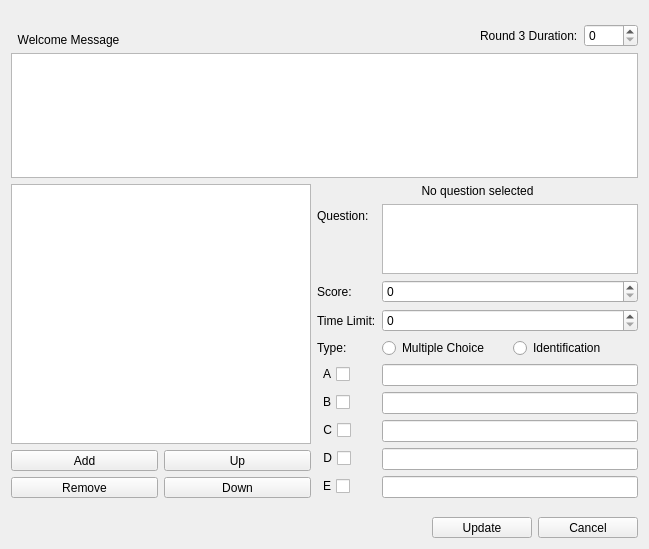
      <widget class="QWidget" name="thirdRound">
       <attribute name="title">
        <string>Round 3</string>
       </attribute>
       <layout class="QVBoxLayout" name="verticalLayout_8">
        <item>
         <spacer name="verticalSpacer_12">
          <property name="orientation">
           <enum>Qt::Vertical</enum>
          </property>
          <property name="sizeHint" stdset="0">
           <size>
            <width>20</width>
            <height>13</height>
           </size>
          </property>
         </spacer>
        </item>
        <item>
         <layout class="QHBoxLayout" name="horizontalLayout_12">
          <item>
           <widget class="QLabel" name="label_17">
            <property name="sizePolicy">
             <sizepolicy hsizetype="Expanding" vsizetype="Preferred">
              <horstretch>0</horstretch>
              <verstretch>0</verstretch>
             </sizepolicy>
            </property>
            <property name="text">
             <string>  Welcome Message</string>
            </property>
            <property name="alignment">
             <set>Qt::AlignBottom|Qt::AlignLeading|Qt::AlignLeft</set>
            </property>
           </widget>
          </item>
          <item>
           <layout class="QFormLayout" name="formLayout_6">
            <item row="0" column="0">
             <widget class="QLabel" name="label_18">
              <property name="text">
               <string>Round 3 Duration:</string>
              </property>
             </widget>
            </item>
            <item row="0" column="1">
             <widget class="QSpinBox" name="duration_r3">
              <property name="maximum">
               <number>3600</number>
              </property>
             </widget>
            </item>
           </layout>
          </item>
         </layout>
        </item>
        <item>
         <widget class="QPlainTextEdit" name="welcome_r3">
          <property name="minimumSize">
           <size>
            <width>0</width>
            <height>125</height>
           </size>
          </property>
          <property name="maximumSize">
           <size>
            <width>16777215</width>
            <height>125</height>
           </size>
          </property>
         </widget>
        </item>
        <item>
         <layout class="QHBoxLayout" name="horizontalLayout_2">
          <item>
           <layout class="QVBoxLayout" name="verticalLayout_3">
            <item>
             <widget class="QListView" name="list_r3">
              <property name="minimumSize">
               <size>
                <width>300</width>
                <height>0</height>
               </size>
              </property>
              <property name="maximumSize">
               <size>
                <width>300</width>
                <height>16777215</height>
               </size>
              </property>
             </widget>
            </item>
            <item>
             <layout class="QGridLayout" name="gridLayout_6">
              <item row="0" column="0">
               <widget class="QToolButton" name="button_add_r3">
                <property name="sizePolicy">
                 <sizepolicy hsizetype="Expanding" vsizetype="Fixed">
                  <horstretch>0</horstretch>
                  <verstretch>0</verstretch>
                 </sizepolicy>
                </property>
                <property name="maximumSize">
                 <size>
                  <width>150</width>
                  <height>16777215</height>
                 </size>
                </property>
                <property name="text">
                 <string>Add</string>
                </property>
               </widget>
              </item>
              <item row="0" column="1">
               <widget class="QToolButton" name="button_up_r3">
                <property name="sizePolicy">
                 <sizepolicy hsizetype="Expanding" vsizetype="Fixed">
                  <horstretch>0</horstretch>
                  <verstretch>0</verstretch>
                 </sizepolicy>
                </property>
                <property name="maximumSize">
                 <size>
                  <width>150</width>
                  <height>16777215</height>
                 </size>
                </property>
                <property name="text">
                 <string>Up</string>
                </property>
               </widget>
              </item>
              <item row="1" column="1">
               <widget class="QToolButton" name="button_down_r3">
                <property name="sizePolicy">
                 <sizepolicy hsizetype="Expanding" vsizetype="Fixed">
                  <horstretch>0</horstretch>
                  <verstretch>0</verstretch>
                 </sizepolicy>
                </property>
                <property name="maximumSize">
                 <size>
                  <width>150</width>
                  <height>16777215</height>
                 </size>
                </property>
                <property name="text">
                 <string>Down</string>
                </property>
               </widget>
              </item>
              <item row="1" column="0">
               <widget class="QToolButton" name="button_remove_r3">
                <property name="sizePolicy">
                 <sizepolicy hsizetype="Expanding" vsizetype="Fixed">
                  <horstretch>0</horstretch>
                  <verstretch>0</verstretch>
                 </sizepolicy>
                </property>
                <property name="maximumSize">
                 <size>
                  <width>150</width>
                  <height>16777215</height>
                 </size>
                </property>
                <property name="text">
                 <string>Remove</string>
                </property>
               </widget>
              </item>
             </layout>
            </item>
           </layout>
          </item>
          <item>
           <layout class="QVBoxLayout" name="verticalLayout_7">
            <item>
             <widget class="QLabel" name="question_r3_num">
              <property name="text">
               <string>No question selected</string>
              </property>
              <property name="alignment">
               <set>Qt::AlignCenter</set>
              </property>
             </widget>
            </item>
            <item>
             <layout class="QFormLayout" name="formLayout_3">
              <item row="0" column="0">
               <widget class="QLabel" name="label_3">
                <property name="text">
                 <string>Question:</string>
                </property>
                <property name="buddy">
                 <cstring>question_r3_text</cstring>
                </property>
               </widget>
              </item>
              <item row="0" column="1">
               <widget class="QPlainTextEdit" name="question_r3_text">
                <property name="maximumSize">
                 <size>
                  <width>16777215</width>
                  <height>70</height>
                 </size>
                </property>
               </widget>
              </item>
              <item row="1" column="0">
               <widget class="QLabel" name="label_9">
                <property name="text">
                 <string>Score:</string>
                </property>
                <property name="buddy">
                 <cstring>question_r3_score</cstring>
                </property>
               </widget>
              </item>
              <item row="1" column="1">
               <widget class="QSpinBox" name="question_r3_score">
                <property name="sizePolicy">
                 <sizepolicy hsizetype="Expanding" vsizetype="Fixed">
                  <horstretch>0</horstretch>
                  <verstretch>0</verstretch>
                 </sizepolicy>
                </property>
                <property name="maximum">
                 <number>10</number>
                </property>
               </widget>
              </item>
              <item row="2" column="0">
               <widget class="QLabel" name="label_4">
                <property name="text">
                 <string>Time Limit:</string>
                </property>
                <property name="buddy">
                 <cstring>question_r3_time</cstring>
                </property>
               </widget>
              </item>
              <item row="2" column="1">
               <widget class="QSpinBox" name="question_r3_time">
                <property name="sizePolicy">
                 <sizepolicy hsizetype="Expanding" vsizetype="Maximum">
                  <horstretch>0</horstretch>
                  <verstretch>0</verstretch>
                 </sizepolicy>
                </property>
                <property name="maximum">
                 <number>300</number>
                </property>
               </widget>
              </item>
              <item row="3" column="0">
               <widget class="QLabel" name="label_11">
                <property name="text">
                 <string>Type:</string>
                </property>
                <property name="buddy">
                 <cstring>question_r3_time</cstring>
                </property>
               </widget>
              </item>
              <item row="3" column="1">
               <layout class="QHBoxLayout" name="horizontalLayout">
                <item>
                 <widget class="QRadioButton" name="multi_r3">
                  <property name="sizePolicy">
                   <sizepolicy hsizetype="Expanding" vsizetype="Fixed">
                    <horstretch>0</horstretch>
                    <verstretch>0</verstretch>
                   </sizepolicy>
                  </property>
                  <property name="text">
                   <string>Multiple Choice</string>
                  </property>
                 </widget>
                </item>
                <item>
                 <widget class="QRadioButton" name="iden_r3">
                  <property name="sizePolicy">
                   <sizepolicy hsizetype="Expanding" vsizetype="Fixed">
                    <horstretch>0</horstretch>
                    <verstretch>0</verstretch>
                   </sizepolicy>
                  </property>
                  <property name="text">
                   <string>Identification</string>
                  </property>
                 </widget>
                </item>
               </layout>
              </item>
              <item row="4" column="0">
               <widget class="QCheckBox" name="question_r3_ans_a">
                <property name="layoutDirection">
                 <enum>Qt::RightToLeft</enum>
                </property>
                <property name="text">
                 <string>A</string>
                </property>
               </widget>
              </item>
              <item row="4" column="1">
               <widget class="QLineEdit" name="question_r3_a"/>
              </item>
              <item row="5" column="0">
               <widget class="QCheckBox" name="question_r3_ans_b">
                <property name="layoutDirection">
                 <enum>Qt::RightToLeft</enum>
                </property>
                <property name="text">
                 <string>B</string>
                </property>
               </widget>
              </item>
              <item row="5" column="1">
               <widget class="QLineEdit" name="question_r3_b"/>
              </item>
              <item row="6" column="0">
               <widget class="QCheckBox" name="question_r3_ans_c">
                <property name="layoutDirection">
                 <enum>Qt::RightToLeft</enum>
                </property>
                <property name="text">
                 <string>C</string>
                </property>
               </widget>
              </item>
              <item row="6" column="1">
               <widget class="QLineEdit" name="question_r3_c"/>
              </item>
              <item row="7" column="0">
               <widget class="QCheckBox" name="question_r3_ans_d">
                <property name="layoutDirection">
                 <enum>Qt::RightToLeft</enum>
                </property>
                <property name="text">
                 <string>D</string>
                </property>
               </widget>
              </item>
              <item row="7" column="1">
               <widget class="QLineEdit" name="question_r3_d"/>
              </item>
              <item row="8" column="0">
               <widget class="QCheckBox" name="question_r3_ans_e">
                <property name="layoutDirection">
                 <enum>Qt::RightToLeft</enum>
                </property>
                <property name="text">
                 <string>E</string>
                </property>
               </widget>
              </item>
              <item row="8" column="1">
               <widget class="QLineEdit" name="question_r3_e"/>
              </item>
             </layout>
            </item>
           </layout>
          </item>
         </layout>
        </item>
        <item>
         <spacer name="verticalSpacer_5">
          <property name="orientation">
           <enum>Qt::Vertical</enum>
          </property>
          <property name="sizeHint" stdset="0">
           <size>
            <width>20</width>
            <height>13</height>
           </size>
          </property>
         </spacer>
        </item>
        <item>
         <layout class="QHBoxLayout" name="horizontalLayout_5">
          <item>
           <spacer name="horizontalSpacer_3">
            <property name="orientation">
             <enum>Qt::Horizontal</enum>
            </property>
            <property name="sizeHint" stdset="0">
             <size>
              <width>40</width>
              <height>20</height>
             </size>
            </property>
           </spacer>
          </item>
          <item>
           <widget class="QToolButton" name="button_update_r3">
            <property name="minimumSize">
             <size>
              <width>100</width>
              <height>0</height>
             </size>
            </property>
            <property name="layoutDirection">
             <enum>Qt::RightToLeft</enum>
            </property>
            <property name="text">
             <string>Update</string>
            </property>
           </widget>
          </item>
          <item>
           <widget class="QToolButton" name="button_cancel_r3">
            <property name="minimumSize">
             <size>
              <width>100</width>
              <height>0</height>
             </size>
            </property>
            <property name="layoutDirection">
             <enum>Qt::RightToLeft</enum>
            </property>
            <property name="text">
             <string>Cancel</string>
            </property>
           </widget>
          </item>
         </layout>
        </item>
       </layout>
      </widget>
